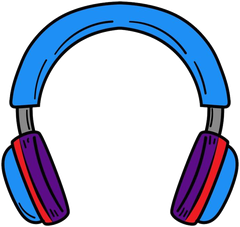
#> input picture src/dmnt_kobold/zubehoer/kopfhoerer.png, 240 x 227 px
$ python -i post.py   (imports and definitions only)
#> lines starting #> are read from the running program, lines starting #| are printed output that depends on the picture; after the words box and inside, x2 and y2 are one past the last pixel; in counts of white or black regions, pixels touching at a corner belong together
"""Nachbearbeitung: Comic-Kontur (außen + Teilgrenzen) und Vorschaubögen."""
import sys, glob, os
import numpy as np
from PIL import Image
from scipy import ndimage

AUSSEN = 5   # px bei 280 px/Einheit
INNEN = 3
SPRUNG = 0.06
SPRUNG_NAHT = 0.3   # an Verbindungsstellen (Bein-Schuh, Arm-Handschuh, Körper-Glied) nur bei großem Sprung
NAHT = [(128, 64), (144, 80), (96, 32), (112, 48), (16, 96), (16, 112), (16, 128), (16, 144)]   # Tiefensprung (Einheiten), ab dem eine Innenlinie gezogen wird

def kontur(bild_pfad, id_pfad=None):
    im = np.array(Image.open(bild_pfad).convert('RGBA')).astype(np.float32)
    a = im[..., 3] / 255.0
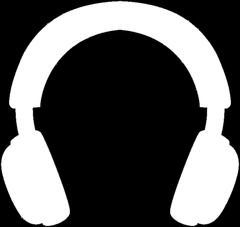
#> a: shape (227, 240) float32; min 0, max 1, mean 0.352
    form = a > 0.5
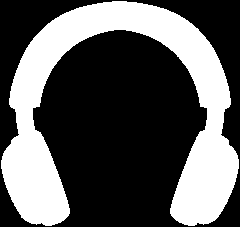
#> form: shape (227, 240) bool; 35.2% white; 1 white region, box (x1, y1, x2, y2) and area: (1, 1, 239, 226) 19198
    dil = ndimage.binary_dilation(form, structure=ndimage.generate_binary_structure(2, 2), iterations=AUSSEN)
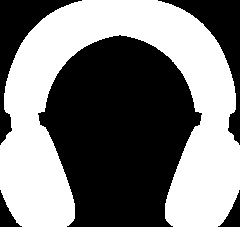
#> dil: shape (227, 240) bool; 48% white; 1 white region, box (x1, y1, x2, y2) and area: (0, 0, 240, 227) 26129
    out = np.zeros_like(im)
    # Linien
    linie = dil & ~form
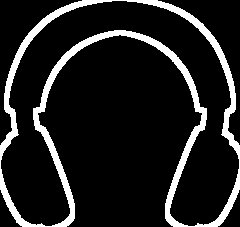
#> linie: shape (227, 240) bool; 12.7% white; 1 white region, box (x1, y1, x2, y2) and area: (0, 0, 240, 227) 6931
    if id_pfad and os.path.exists(id_pfad):
        idb = np.array(Image.open(id_pfad).convert('RGBA'))
        ids = idb[..., 0].astype(int) * (idb[..., 3] > 128)
        tiefe = (idb[..., 1].astype(np.float32) * 256 + idb[..., 2]) / 65535.0 * 8.0   # Einheiten
        kant = np.zeros_like(form)
        for dy, dx in ((0, 1), (1, 0), (1, 1), (1, -1), (0, 2), (2, 0)):
            b = np.roll(np.roll(ids, dy, 0), dx, 1)
            tb = np.roll(np.roll(tiefe, dy, 0), dx, 1)
            dz = np.abs(tiefe - tb)
            paar = np.zeros_like(form)
            for u, v in NAHT:
                paar |= ((ids == u) & (b == v)) | ((ids == v) & (b == u))
            kant |= (ids != b) & (ids > 0) & (b > 0) & (dz > np.where(paar, SPRUNG_NAHT, SPRUNG))
        kant = ndimage.binary_dilation(kant, iterations=INNEN // 2 + 0) if INNEN > 1 else kant
        innen = kant & form
    else:
        innen = np.zeros_like(form)
    rgb = im[..., :3] * a[..., None]                       # vormultipliziert
    alpha = np.maximum(a, dil.astype(np.float32))
    farbe = np.where(alpha[..., None] > 0, rgb / np.maximum(alpha[..., None], 1e-6), 0)
    farbe[linie] = (12, 12, 14)
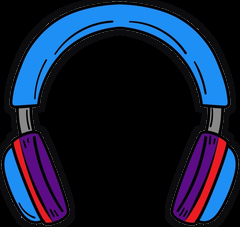
#> farbe: shape (227, 240, 3) float32; mean R, G, B 18.9, 28.2, 51.6
    farbe[innen] = farbe[innen] * 0.15 + np.array([12, 12, 14]) * 0.85
    # weiche Außenkante
    alpha_w = ndimage.gaussian_filter(dil.astype(np.float32), 0.7)
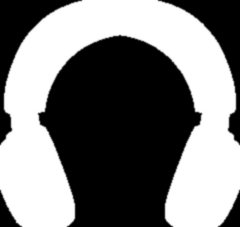
#> alpha_w: shape (227, 240) float32; min 0, max 1, mean 0.48
    alpha = np.where(form, alpha, alpha_w)
    out = np.dstack([np.clip(farbe, 0, 255), np.clip(alpha * 255, 0, 255)]).astype(np.uint8)
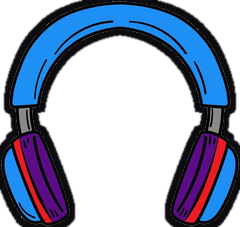
#> out: shape (227, 240, 4); mean R, G, B, A 18.9, 28.2, 51.6, 122.2; transparent parts drawn white
    return out

def ordner(anim, ziel='fertig'):
    os.makedirs(f'{ziel}/{anim}', exist_ok=True)
    bilder = []
    for p in sorted(glob.glob(f'render/{anim}/[0-9][0-9].png')):
        o = kontur(p, p.replace('.png', '_id.png'))
        Image.fromarray(o, 'RGBA').save(f'{ziel}/{anim}/' + os.path.basename(p))
        bilder.append(o)
    return bilder

def bogen(anims, datei, hg=(52, 56, 68), skala=0.5):
    zeilen = []
    for a in anims:
        bs = ordner(a)
        zeilen.append(bs)
    w = max(sum(b.shape[1] for b in z) for z in zeilen); h = sum(max(b.shape[0] for b in z) for z in zeilen)
    c = Image.new('RGBA', (w, h), hg + (255,))
    y = 0
    for z in zeilen:
        x = 0
        for b in z:
            c.alpha_composite(Image.fromarray(b, 'RGBA'), (x, y)); x += b.shape[1]
        y += max(b.shape[0] for b in z)
    c = c.resize((int(w * skala), int(h * skala)), Image.LANCZOS)
    c.save(datei)

# [2 lines not run here, left out]

>>> result = kontur('../../src/dmnt_kobold/zubehoer/kopfhoerer.png')
